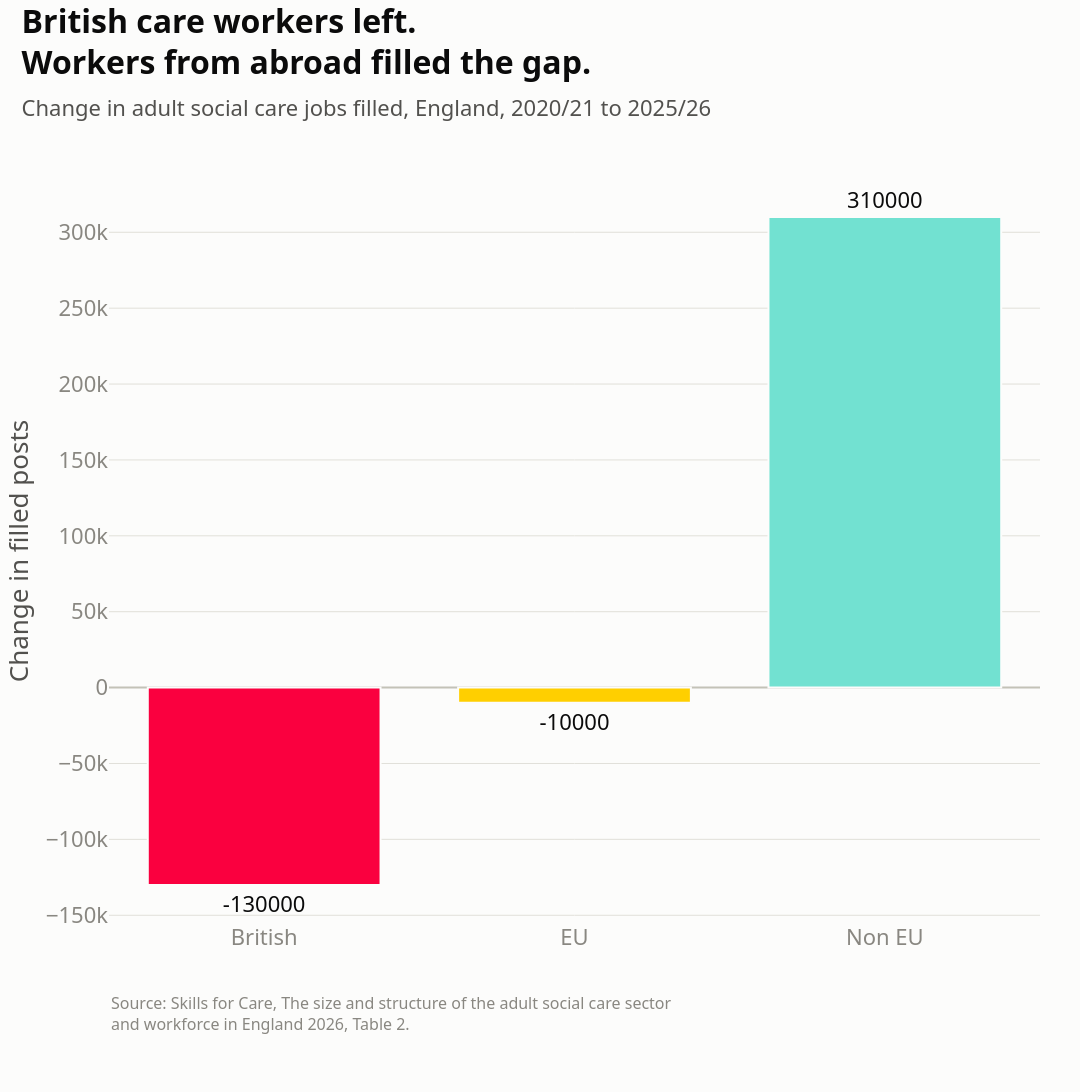

Write notebook code for a chart like this one.
### Markdown cell above
## 4. Care workers

**Finding:** between 2020/21 and 2025/26, British workers in adult social care fell by about 130k while non EU workers rose by about 310k. Overseas workers filled the gap British workers left.

Data: Skills for Care, Size and Structure 2026, Table 2 (typed in from the report with page references, see `data/manual/`).

### Code cell
sfc = pd.read_csv(sfc_csv)
w = sfc.pivot(index="year_start", columns="measure", values="value")
change = (w.loc[2025] - w.loc[2020])[["filled_posts_british", "filled_posts_eu", "filled_posts_non_eu"]]
change.index = ["British", "EU", "Non EU"]

cdf = change.reset_index()
cdf.columns = ["Nationality", "Change"]

fig = px.bar(cdf, x="Nationality", y="Change", color="Nationality", text_auto="+.s")
fig.update_layout(showlegend=False, xaxis_title="", yaxis_title="Change in filled posts")
fig.update_traces(textposition="outside")

finish(fig,
       title="British care workers left.<br>Workers from abroad filled the gap.",
       subtitle="Change in adult social care jobs filled, England, 2020/21 to 2025/26",
       source="Source: Skills for Care, The size and structure of the adult social care sector<br>"
              "and workforce in England 2026, Table 2.",
       name="04_care_workforce").show()

### Figure 1 — Plotly figure (JSON) as saved in the notebook; plotly's stock layout.template omitted (floating-point values rounded to 4 significant figures)
{"data": [{"hovertemplate": "Nationality=%{x}<br>Change=%{y}<extra></extra>", "legendgroup": "British", "marker": {"color": "#FA003F", "line": {"color": "#fcfcfb", "width": 2}, "pattern": {"shape": ""}}, "name": "British", "orientation": "v", "showlegend": true, "textposition": "outside", "texttemplate": "%{y:+.s}", "type": "bar", "x": ["British"], "xaxis": "x", "y": [-130000.0], "yaxis": "y"}, {"hovertemplate": "Nationality=%{x}<br>Change=%{y}<extra></extra>", "legendgroup": "EU", "marker": {"color": "#FFCF00", "line": {"color": "#fcfcfb", "width": 2}, "pattern": {"shape": ""}}, "name": "EU", "orientation": "v", "showlegend": true, "textposition": "outside", "texttemplate": "%{y:+.s}", "type": "bar", "x": ["EU"], "xaxis": "x", "y": [-10000.0], "yaxis": "y"}, {"hovertemplate": "Nationality=%{x}<br>Change=%{y}<extra></extra>", "legendgroup": "Non EU", "marker": {"color": "#72E1D1", "line": {"color": "#fcfcfb", "width": 2}, "pattern": {"shape": ""}}, "name": "Non EU", "orientation": "v", "showlegend": true, "textposition": "outside", "texttemplate": "%{y:+.s}", "type": "bar", "x": ["Non EU"], "xaxis": "x", "y": [310000.0], "yaxis": "y"}], "layout": {"annotations": [{"align": "left", "font": {"color": "#898781", "size": 16}, "showarrow": false, "text": "Source: Skills for Care, The size and structure of the adult social care sector<br>and workforce in England 2026, Table 2.", "x": 0, "xanchor": "left", "xref": "paper", "y": -0.155, "yanchor": "bottom", "yref": "paper"}], "barmode": "relative", "font": {"size": 22}, "height": 1350, "legend": {"orientation": "h", "title": {"text": ""}, "tracegroupgap": 0, "x": 0, "y": 1, "yanchor": "bottom"}, "margin": {"b": 170, "l": 90, "r": 40, "t": 180}, "showlegend": false, "title": {"font": {"size": 32}, "text": "<b>British care workers left.<br>Workers from abroad filled the gap.</b><br><span style='font-size:22px;color:#52514e'>Change in adult social care jobs filled, England, 2020/21 to 2025/26</span>", "x": 0.02, "xanchor": "left", "y": 0.97, "yanchor": "top", "yref": "container"}, "width": 1080, "xaxis": {"anchor": "y", "autorange": true, "categoryarray": ["British", "EU", "Non EU"], "categoryorder": "array", "domain": [0, 1], "range": [-0.5, 2.5], "title": {"text": ""}, "type": "category"}, "yaxis": {"anchor": "x", "autorange": true, "domain": [0, 1], "range": [-172900.0, 352900.0], "title": {"text": "Change in filled posts"}, "type": "linear"}}}
